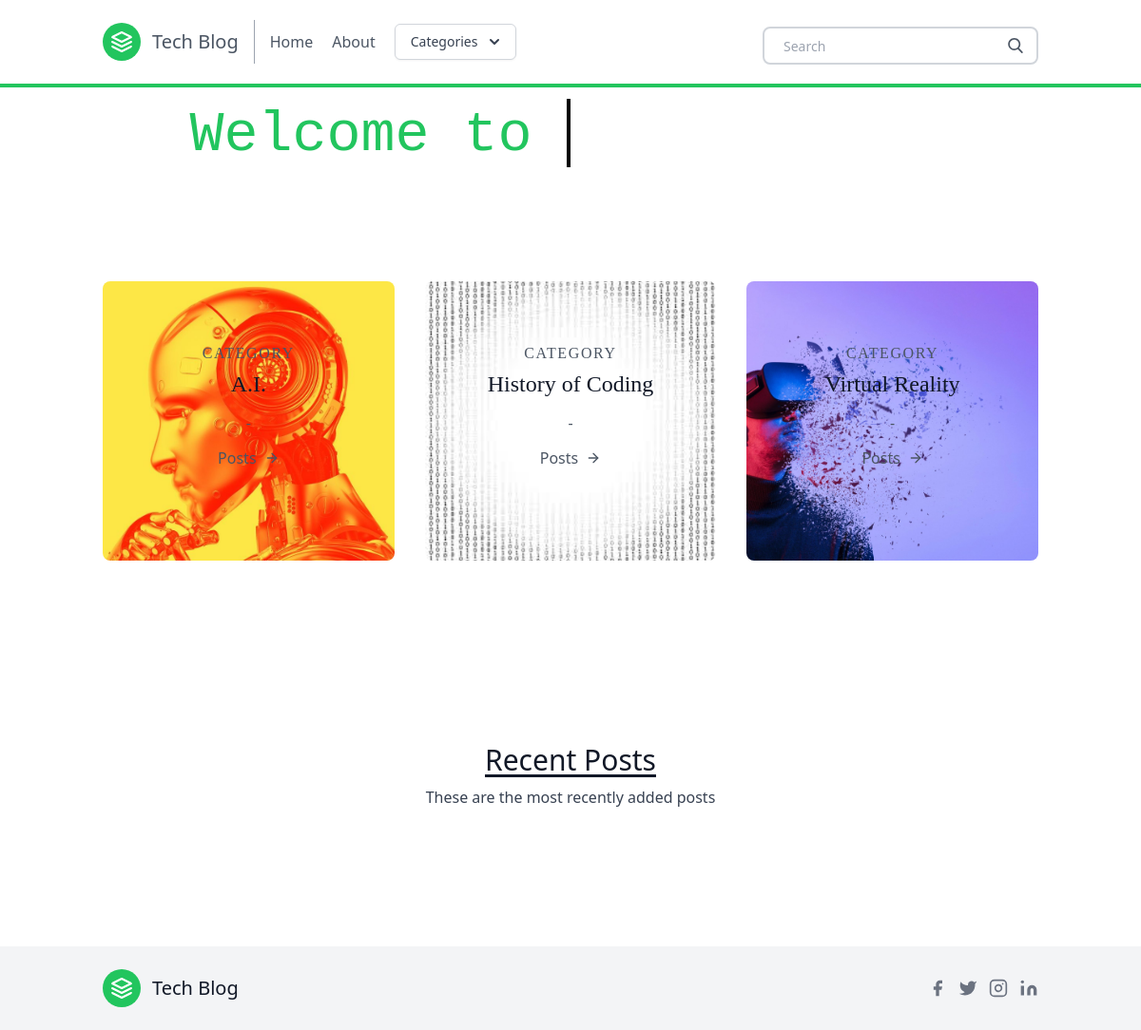
The page / on the database its author committed.
### posts/models.py (models this page shows, shortened)
class Category(models.Model):
    title = models.CharField(max_length=20)
    subtitle = models.CharField(max_length=20)
    slug = models.SlugField()
    thumbnail = models.ImageField()

### posts/views.py (the view)
# urls.py: path('', homepage, name = 'homepage'),
def homepage (request):
    categories = Category.objects.all()[0:3]
    featured = Post.objects.filter(featured=True)
    latest = Post.objects.order_by('-timestamp')[0:3]
    context= {
        'object_list': featured,
        'latest': latest,
        'categories':categories,
    }
    return render(request, 'homepage.html',context)

### posts/templatetags/markdown_extras.py (called while the page is built)
@register.simple_tag
def get_categories():
    return Category.objects.all()[0:3]

### templates/homepage.html (shortened to what this page needs)
{% extends 'base.html' %}
{% block content %}
    <div class="w-full bg-cover bg-center" >
      <div class="py-5 flex items-center justify-center h-full w-full">
        <h1 class="mb-2 font-mono text-4xl text-green-500 md:text-6xl">
          Welcome to <br class="block md:hidden" />
          <span class="relative">
            <span class="h-20 pt-2 overflow-x-hidden whitespace-nowrap text-brand-accent">
              Tech Blog <span class="text-3xl md:text-4xl">🤖</span>
            </span>
            <span
              class="cursor absolute -bottom-0 left-0 -top-1 inline-block bg-white w-full animate-type will-change"
            ></span>
          </span>
        </h1>
      </div>
    </div>
    <section class="text-gray-600 body-font ">
        <div class="container px-5 py-24 mx-auto">
          <div class="flex flex-wrap -m-4">
            {% for category in categories %}
            <div class="p-4 lg:w-1/3">
              <div class="transition ease-in-out delay-150 bg-blue-500 hover:-translate-y-1 hover:scale-110 hover:bg-indigo-500 duration-300 w-full bg-cover bg-center bg-gray-300 rounded-lg " style="background-image: url('{{ category.thumbnail.url }}')">
                <div class="h-full bg-white-900 bg-opacity-40 hover:bg-opacity-70 transition duration-300 ease-in-out px-8 pt-16 pb-24 rounded-lg overflow-hidden text-center relative">
                <h2 class="tracking-widest text-1xl title-font font-serif text-black-800 mb-1">
                  CATEGORY</h2>
                <h1 class="title-font sm:text-2xl text-xl font-serif text-gray-900 mb-3">
                  {{ category.title }}</h1>
                <p class="leading-relaxed mb-3">
                  {{ category.subtitle }}</p>
                <a href="{% url 'postlist' category.slug %}" class="rounded-lg hover:bg-purple-200 text-black-500 inline-flex items-center">
                  Posts
                  <svg class="w-4 h-4 ml-2" viewBox="0 0 24 24" stroke="currentColor" stroke-width="2" fill="none" stroke-linecap="round" stroke-linejoin="round">
                    <path d="M5 12h14"></path>
                    <path d="M12 5l7 7-7 7"></path>
                  </svg>
                </a>
              </div>
              </div>
            </div>
            {% endfor %}
          </div>
        </div>
    </section>
<section class="blog text-gray-700 body-font">
      <div class="container px-5 py-24 mx-auto">
        <div class="flex flex-wrap w-full mb-20 flex-col items-center text-center">
          <h1 class="sm:text-3xl text-2xl font-medium title-font mb-2 text-gray-900 underline underline-offset-4">
            Recent Posts</h1>
          <p class="lg:w-1/2 w-full leading-relaxed text-base">
            These are the most recently added posts</p>
        </div>
      </div>
</section>
{% endblock content %}

### templates/homepage.html (style rules this page uses)
.cursor::after { display: block; content: ''; position: absolute; width: 4px; height: 100%; background-color: #000; animation: cursor .6s linear infinite alternate; will-change: opacity; }

### rows shown on the page
Category: thumbnail (picture), title "A.I.", subtitle "-"
Category: thumbnail (picture), title "History of Coding", subtitle "-"
Category: thumbnail (picture), title "Virtual Reality", subtitle "-"
